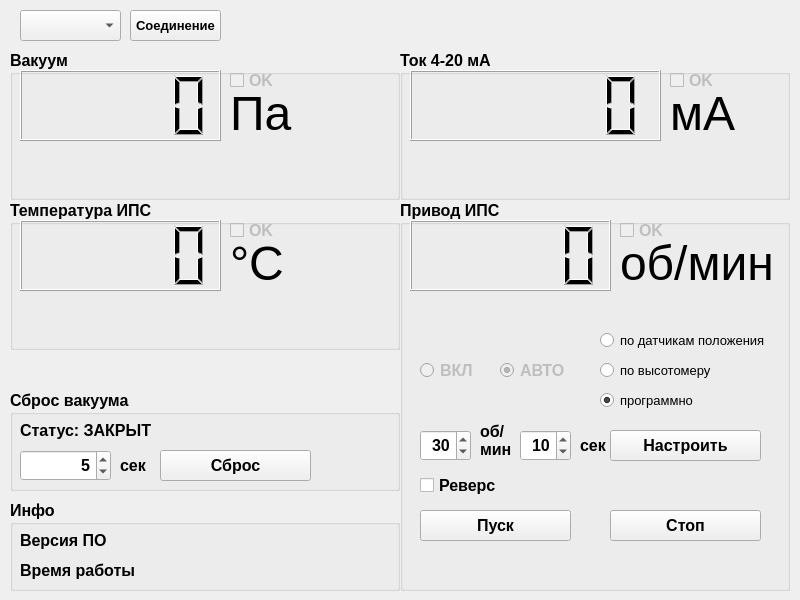
<?xml version="1.0" encoding="UTF-8"?>
<ui version="4.0">
 <class>Widget</class>
 <widget class="QWidget" name="Widget">
  <property name="geometry">
   <rect>
    <x>0</x>
    <y>0</y>
    <width>800</width>
    <height>600</height>
   </rect>
  </property>
  <property name="sizePolicy">
   <sizepolicy hsizetype="Fixed" vsizetype="Fixed">
    <horstretch>0</horstretch>
    <verstretch>0</verstretch>
   </sizepolicy>
  </property>
  <property name="minimumSize">
   <size>
    <width>800</width>
    <height>600</height>
   </size>
  </property>
  <property name="maximumSize">
   <size>
    <width>800</width>
    <height>600</height>
   </size>
  </property>
  <property name="windowTitle">
   <string>МПА</string>
  </property>
  <widget class="QPushButton" name="ConnectButton">
   <property name="geometry">
    <rect>
     <x>130</x>
     <y>10</y>
     <width>91</width>
     <height>31</height>
    </rect>
   </property>
   <property name="font">
    <font>
     <pointsize>10</pointsize>
     <bold>true</bold>
    </font>
   </property>
   <property name="text">
    <string>Соединение</string>
   </property>
  </widget>
  <widget class="QComboBox" name="ComPortBox">
   <property name="geometry">
    <rect>
     <x>20</x>
     <y>10</y>
     <width>101</width>
     <height>31</height>
    </rect>
   </property>
   <property name="font">
    <font>
     <pointsize>10</pointsize>
     <bold>true</bold>
    </font>
   </property>
  </widget>
  <widget class="QGroupBox" name="groupBox_2">
   <property name="geometry">
    <rect>
     <x>400</x>
     <y>50</y>
     <width>390</width>
     <height>150</height>
    </rect>
   </property>
   <property name="font">
    <font>
     <pointsize>12</pointsize>
     <bold>true</bold>
    </font>
   </property>
   <property name="title">
    <string>Ток 4-20 мА</string>
   </property>
   <widget class="QLCDNumber" name="lcdNumber_3">
    <property name="geometry">
     <rect>
      <x>10</x>
      <y>20</y>
      <width>251</width>
      <height>71</height>
     </rect>
    </property>
    <property name="digitCount">
     <number>6</number>
    </property>
    <property name="segmentStyle">
     <enum>QLCDNumber::Filled</enum>
    </property>
   </widget>
   <widget class="QLabel" name="label_3">
    <property name="geometry">
     <rect>
      <x>270</x>
      <y>20</y>
      <width>91</width>
      <height>71</height>
     </rect>
    </property>
    <property name="font">
     <font>
      <pointsize>36</pointsize>
      <bold>false</bold>
     </font>
    </property>
    <property name="text">
     <string>мА</string>
    </property>
    <property name="alignment">
     <set>Qt::AlignBottom|Qt::AlignLeading|Qt::AlignLeft</set>
    </property>
   </widget>
   <widget class="QCheckBox" name="OK420checkBox">
    <property name="enabled">
     <bool>false</bool>
    </property>
    <property name="geometry">
     <rect>
      <x>270</x>
      <y>20</y>
      <width>51</width>
      <height>20</height>
     </rect>
    </property>
    <property name="text">
     <string>OK</string>
    </property>
   </widget>
  </widget>
  <widget class="QGroupBox" name="groupBox_3">
   <property name="geometry">
    <rect>
     <x>10</x>
     <y>50</y>
     <width>390</width>
     <height>150</height>
    </rect>
   </property>
   <property name="font">
    <font>
     <pointsize>12</pointsize>
     <bold>true</bold>
    </font>
   </property>
   <property name="title">
    <string>Вакуум</string>
   </property>
   <widget class="QLabel" name="label_4">
    <property name="geometry">
     <rect>
      <x>220</x>
      <y>20</y>
      <width>91</width>
      <height>71</height>
     </rect>
    </property>
    <property name="font">
     <font>
      <pointsize>36</pointsize>
      <bold>false</bold>
     </font>
    </property>
    <property name="text">
     <string>Па</string>
    </property>
    <property name="alignment">
     <set>Qt::AlignBottom|Qt::AlignLeading|Qt::AlignLeft</set>
    </property>
   </widget>
   <widget class="QLCDNumber" name="lcdNumber">
    <property name="geometry">
     <rect>
      <x>10</x>
      <y>20</y>
      <width>201</width>
      <height>71</height>
     </rect>
    </property>
    <property name="font">
     <font>
      <pointsize>12</pointsize>
      <bold>false</bold>
     </font>
    </property>
    <property name="digitCount">
     <number>5</number>
    </property>
    <property name="segmentStyle">
     <enum>QLCDNumber::Filled</enum>
    </property>
   </widget>
   <widget class="QCheckBox" name="VacOKcheckBox">
    <property name="enabled">
     <bool>false</bool>
    </property>
    <property name="geometry">
     <rect>
      <x>220</x>
      <y>20</y>
      <width>51</width>
      <height>20</height>
     </rect>
    </property>
    <property name="text">
     <string>OK</string>
    </property>
   </widget>
  </widget>
  <widget class="QGroupBox" name="groupBox_4">
   <property name="geometry">
    <rect>
     <x>400</x>
     <y>200</y>
     <width>390</width>
     <height>391</height>
    </rect>
   </property>
   <property name="font">
    <font>
     <pointsize>12</pointsize>
     <bold>true</bold>
    </font>
   </property>
   <property name="title">
    <string>Привод ИПС</string>
   </property>
   <widget class="QRadioButton" name="ONradioButton">
    <property name="enabled">
     <bool>false</bool>
    </property>
    <property name="geometry">
     <rect>
      <x>20</x>
      <y>160</y>
      <width>61</width>
      <height>20</height>
     </rect>
    </property>
    <property name="text">
     <string>ВКЛ</string>
    </property>
    <attribute name="buttonGroup">
     <string notr="true">buttonGroup</string>
    </attribute>
   </widget>
   <widget class="QRadioButton" name="AUTOradioButton">
    <property name="enabled">
     <bool>false</bool>
    </property>
    <property name="geometry">
     <rect>
      <x>100</x>
      <y>160</y>
      <width>89</width>
      <height>20</height>
     </rect>
    </property>
    <property name="text">
     <string>АВТО</string>
    </property>
    <property name="checked">
     <bool>true</bool>
    </property>
    <attribute name="buttonGroup">
     <string notr="true">buttonGroup</string>
    </attribute>
   </widget>
   <widget class="QRadioButton" name="radioButton1">
    <property name="geometry">
     <rect>
      <x>200</x>
      <y>130</y>
      <width>171</width>
      <height>20</height>
     </rect>
    </property>
    <property name="font">
     <font>
      <pointsize>10</pointsize>
      <bold>false</bold>
     </font>
    </property>
    <property name="text">
     <string>по датчикам положения</string>
    </property>
    <attribute name="buttonGroup">
     <string notr="true">buttonGroup_2</string>
    </attribute>
   </widget>
   <widget class="QRadioButton" name="radioButton2">
    <property name="geometry">
     <rect>
      <x>200</x>
      <y>160</y>
      <width>161</width>
      <height>21</height>
     </rect>
    </property>
    <property name="font">
     <font>
      <pointsize>10</pointsize>
      <bold>false</bold>
     </font>
    </property>
    <property name="text">
     <string>по высотомеру</string>
    </property>
    <attribute name="buttonGroup">
     <string notr="true">buttonGroup_2</string>
    </attribute>
   </widget>
   <widget class="QRadioButton" name="radioButton3">
    <property name="geometry">
     <rect>
      <x>200</x>
      <y>190</y>
      <width>161</width>
      <height>21</height>
     </rect>
    </property>
    <property name="font">
     <font>
      <pointsize>10</pointsize>
      <bold>false</bold>
     </font>
    </property>
    <property name="text">
     <string>программно</string>
    </property>
    <property name="checked">
     <bool>true</bool>
    </property>
    <attribute name="buttonGroup">
     <string notr="true">buttonGroup_2</string>
    </attribute>
   </widget>
   <widget class="QSpinBox" name="IPSSPEEDspinBox">
    <property name="geometry">
     <rect>
      <x>20</x>
      <y>230</y>
      <width>51</width>
      <height>31</height>
     </rect>
    </property>
    <property name="alignment">
     <set>Qt::AlignRight|Qt::AlignTrailing|Qt::AlignVCenter</set>
    </property>
    <property name="minimum">
     <number>20</number>
    </property>
    <property name="maximum">
     <number>80</number>
    </property>
    <property name="value">
     <number>30</number>
    </property>
   </widget>
   <widget class="QPushButton" name="IPSRUNpushButton">
    <property name="geometry">
     <rect>
      <x>20</x>
      <y>310</y>
      <width>151</width>
      <height>31</height>
     </rect>
    </property>
    <property name="text">
     <string>Пуск</string>
    </property>
   </widget>
   <widget class="QSpinBox" name="IPSACCspinBox">
    <property name="geometry">
     <rect>
      <x>120</x>
      <y>230</y>
      <width>51</width>
      <height>31</height>
     </rect>
    </property>
    <property name="alignment">
     <set>Qt::AlignRight|Qt::AlignTrailing|Qt::AlignVCenter</set>
    </property>
    <property name="minimum">
     <number>5</number>
    </property>
    <property name="maximum">
     <number>60</number>
    </property>
    <property name="value">
     <number>10</number>
    </property>
   </widget>
   <widget class="QLabel" name="Label_4">
    <property name="geometry">
     <rect>
      <x>180</x>
      <y>230</y>
      <width>31</width>
      <height>31</height>
     </rect>
    </property>
    <property name="text">
     <string>сек</string>
    </property>
   </widget>
   <widget class="QLabel" name="Label_5">
    <property name="geometry">
     <rect>
      <x>80</x>
      <y>220</y>
      <width>31</width>
      <height>41</height>
     </rect>
    </property>
    <property name="text">
     <string>об/
мин</string>
    </property>
   </widget>
   <widget class="QCheckBox" name="ReverscheckBox">
    <property name="geometry">
     <rect>
      <x>20</x>
      <y>270</y>
      <width>81</width>
      <height>31</height>
     </rect>
    </property>
    <property name="text">
     <string>Реверс</string>
    </property>
   </widget>
   <widget class="QLabel" name="label_6">
    <property name="geometry">
     <rect>
      <x>220</x>
      <y>20</y>
      <width>151</width>
      <height>71</height>
     </rect>
    </property>
    <property name="font">
     <font>
      <pointsize>36</pointsize>
      <bold>false</bold>
     </font>
    </property>
    <property name="text">
     <string>об/мин</string>
    </property>
    <property name="alignment">
     <set>Qt::AlignBottom|Qt::AlignLeading|Qt::AlignLeft</set>
    </property>
   </widget>
   <widget class="QLCDNumber" name="IPSlcdNumber">
    <property name="geometry">
     <rect>
      <x>10</x>
      <y>20</y>
      <width>201</width>
      <height>71</height>
     </rect>
    </property>
    <property name="font">
     <font>
      <pointsize>12</pointsize>
      <bold>false</bold>
     </font>
    </property>
    <property name="digitCount">
     <number>5</number>
    </property>
    <property name="segmentStyle">
     <enum>QLCDNumber::Filled</enum>
    </property>
   </widget>
   <widget class="QCheckBox" name="VacOKcheckBox_2">
    <property name="enabled">
     <bool>false</bool>
    </property>
    <property name="geometry">
     <rect>
      <x>220</x>
      <y>20</y>
      <width>51</width>
      <height>20</height>
     </rect>
    </property>
    <property name="text">
     <string>OK</string>
    </property>
   </widget>
   <widget class="QPushButton" name="IPSStoppushButton">
    <property name="geometry">
     <rect>
      <x>210</x>
      <y>310</y>
      <width>151</width>
      <height>31</height>
     </rect>
    </property>
    <property name="text">
     <string>Стоп</string>
    </property>
   </widget>
   <widget class="QPushButton" name="IPSSETpushButton">
    <property name="geometry">
     <rect>
      <x>210</x>
      <y>230</y>
      <width>151</width>
      <height>31</height>
     </rect>
    </property>
    <property name="text">
     <string>Настроить</string>
    </property>
   </widget>
  </widget>
  <widget class="QGroupBox" name="groupBox_5">
   <property name="geometry">
    <rect>
     <x>10</x>
     <y>200</y>
     <width>390</width>
     <height>150</height>
    </rect>
   </property>
   <property name="font">
    <font>
     <pointsize>12</pointsize>
     <bold>true</bold>
    </font>
   </property>
   <property name="title">
    <string>Температура ИПС</string>
   </property>
   <widget class="QLCDNumber" name="TemplcdNumber">
    <property name="geometry">
     <rect>
      <x>10</x>
      <y>20</y>
      <width>201</width>
      <height>71</height>
     </rect>
    </property>
    <property name="font">
     <font>
      <pointsize>12</pointsize>
      <bold>false</bold>
     </font>
    </property>
    <property name="digitCount">
     <number>5</number>
    </property>
    <property name="segmentStyle">
     <enum>QLCDNumber::Filled</enum>
    </property>
   </widget>
   <widget class="QLabel" name="label_5">
    <property name="geometry">
     <rect>
      <x>220</x>
      <y>20</y>
      <width>91</width>
      <height>71</height>
     </rect>
    </property>
    <property name="font">
     <font>
      <pointsize>36</pointsize>
      <bold>false</bold>
     </font>
    </property>
    <property name="text">
     <string>°C</string>
    </property>
    <property name="alignment">
     <set>Qt::AlignBottom|Qt::AlignLeading|Qt::AlignLeft</set>
    </property>
   </widget>
   <widget class="QCheckBox" name="Pt1000OKcheckBox">
    <property name="enabled">
     <bool>false</bool>
    </property>
    <property name="geometry">
     <rect>
      <x>220</x>
      <y>20</y>
      <width>51</width>
      <height>20</height>
     </rect>
    </property>
    <property name="text">
     <string>OK</string>
    </property>
   </widget>
  </widget>
  <widget class="QGroupBox" name="groupBox_6">
   <property name="geometry">
    <rect>
     <x>10</x>
     <y>500</y>
     <width>390</width>
     <height>91</height>
    </rect>
   </property>
   <property name="font">
    <font>
     <pointsize>12</pointsize>
     <bold>true</bold>
    </font>
   </property>
   <property name="title">
    <string>Инфо</string>
   </property>
   <widget class="QLabel" name="FWRevLabel">
    <property name="geometry">
     <rect>
      <x>10</x>
      <y>30</y>
      <width>341</width>
      <height>21</height>
     </rect>
    </property>
    <property name="font">
     <font>
      <pointsize>12</pointsize>
      <bold>true</bold>
     </font>
    </property>
    <property name="text">
     <string>Версия ПО</string>
    </property>
   </widget>
   <widget class="QLabel" name="UptimeLabel">
    <property name="geometry">
     <rect>
      <x>10</x>
      <y>60</y>
      <width>341</width>
      <height>21</height>
     </rect>
    </property>
    <property name="font">
     <font>
      <pointsize>12</pointsize>
      <bold>true</bold>
     </font>
    </property>
    <property name="text">
     <string>Время работы</string>
    </property>
   </widget>
  </widget>
  <widget class="QGroupBox" name="groupBox">
   <property name="geometry">
    <rect>
     <x>10</x>
     <y>390</y>
     <width>390</width>
     <height>101</height>
    </rect>
   </property>
   <property name="font">
    <font>
     <pointsize>12</pointsize>
     <bold>true</bold>
    </font>
   </property>
   <property name="title">
    <string>Сброс вакуума</string>
   </property>
   <widget class="QLabel" name="VentStateLabel">
    <property name="geometry">
     <rect>
      <x>10</x>
      <y>30</y>
      <width>341</width>
      <height>21</height>
     </rect>
    </property>
    <property name="text">
     <string>Статус: ЗАКРЫТ</string>
    </property>
   </widget>
   <widget class="QSpinBox" name="VentspinBox">
    <property name="geometry">
     <rect>
      <x>10</x>
      <y>60</y>
      <width>91</width>
      <height>31</height>
     </rect>
    </property>
    <property name="alignment">
     <set>Qt::AlignRight|Qt::AlignTrailing|Qt::AlignVCenter</set>
    </property>
    <property name="minimum">
     <number>1</number>
    </property>
    <property name="maximum">
     <number>255</number>
    </property>
    <property name="value">
     <number>5</number>
    </property>
   </widget>
   <widget class="QPushButton" name="VentpushButton">
    <property name="geometry">
     <rect>
      <x>150</x>
      <y>60</y>
      <width>151</width>
      <height>31</height>
     </rect>
    </property>
    <property name="text">
     <string>Сброс</string>
    </property>
   </widget>
   <widget class="QLabel" name="Label_3">
    <property name="geometry">
     <rect>
      <x>110</x>
      <y>60</y>
      <width>51</width>
      <height>31</height>
     </rect>
    </property>
    <property name="text">
     <string>сек</string>
    </property>
   </widget>
  </widget>
 </widget>
 <resources/>
 <connections/>
 <buttongroups>
  <buttongroup name="buttonGroup_2"/>
  <buttongroup name="buttonGroup"/>
 </buttongroups>
</ui>
